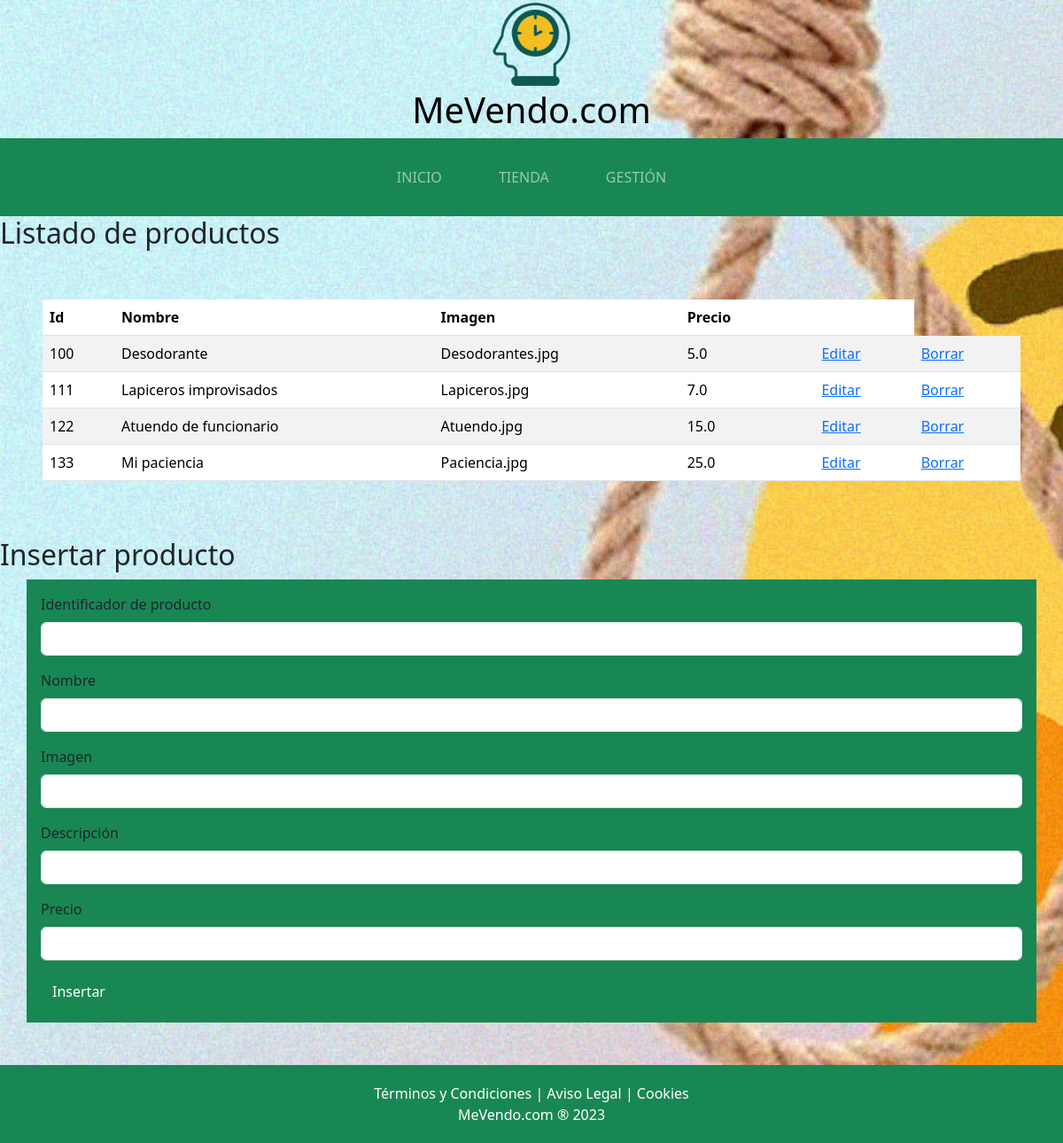
The app's page /gestion/verProducto with its own data.
### Gestion/models.py (models this page shows, shortened)
class Producto(models.Model):
    id=models.PositiveSmallIntegerField(primary_key=True)
    nombre=models.CharField(max_length=30,blank=False)
    imagen=models.CharField(max_length=254,blank=True)
    descripcion=models.CharField(max_length=254,blank=True)
    precio=models.FloatField()

### Gestion/views.py (the view)
# urls.py: path("verProducto", ProductoListView.as_view(), name="producto-base"),
class ProductoListView(ListView):
    model = Producto
    template_name = "productos.html"
    def get_queryset(self):
        return Producto.objects.all()

### Tienda/procesador_contexto.py (called while the page is built)
def total_carrito(request):
    total = 0
    if 'carrito' in request.session.keys():
        for key, value in request.session['carrito'].items():
            total += int(value['subtotal'])
    return {'total_carrito': total}

### Gestion/templates/productos.html (shortened to what this page needs)
{% extends "base.html" %}
{% block content %}
<h2>Listado de productos</h2>
<div class="container-fluid p-5">
    <table class="table table-white table-striped table-hover">
        <thead>
            <tr>
                <th>Id</th>
                <th>Nombre</th>
                <th>Imagen</th>
                <th>Precio</th>
                <th></th>
                <th></th>
            </tr>
        </thead>
        <tbody>
            {% for c in object_list %}
            <tr>
                <td>{{ c.id }}</td>
                <td>{{ c.nombre }}</td>
                <td>{{ c.imagen }}</td>
                <td>{{ c.precio }}</td>
                <td>{{ c.descripcion }}</td>
                <td><a href="modificar/{{ c.id }}">Editar</a></td>
                <td><a href="eliminarProducto/{{ c.id }}">Borrar</a></td>
            </tr>
            {% endfor %}
        </tbody>
    </table>
</div>
<h2>Insertar producto</h2>
<div class="container bg-success p-3 mb-5" >
    <form action="{% url 'insertarProducto' %}" method="post">
        <div class="mb-3">
            <label for="id" class="form-label">Identificador de producto</label>
            <input class="form-control" type="number" name="id" id="id">
        </div>
        <div class="mb-3">
            <label for="nombre" class="form-label">Nombre</label>
            <input class="form-control" type="text" name="nombre" id="nombre">
        </div>
        <div class="mb-3">
            <label for="imagen" class="form-label">Imagen</label>
            <input class="form-control" type="text" name="imagen" id="imagen" min="0" step="0.10">
        </div>
        <div class="mb-3">
            <label for="descripcion" class="form-label">Descripción</label>
            <input class="form-control" type="text" name="descripcion" id="descripcion">
        </div>
        <div class="mb-3">
            <label for="precio" class="form-label">Precio</label>
            <input class="form-control" type="number" name="precio" id="precio" min="0" step="1">
        </div>
        <input class="btn btn-success text-white" type="submit" value="Insertar">
    </form>
</div>
{% endblock content %}

### records on screen
Producto: id "100", nombre "Desodorante", imagen "Desodorantes.jpg", precio "5.0"
Producto: id "111", nombre "Lapiceros improvisados", imagen "Lapiceros.jpg", precio "7.0"
Producto: id "122", nombre "Atuendo de funcionario", imagen "Atuendo.jpg", precio "15.0"
Producto: id "133", nombre "Mi paciencia", imagen "Paciencia.jpg", precio "25.0"
